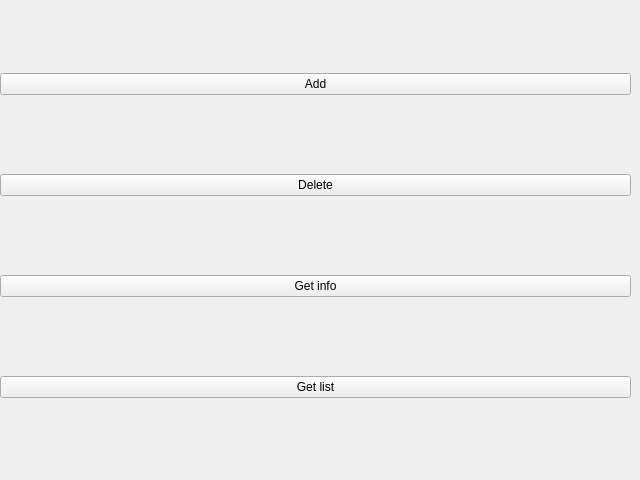
<?xml version="1.0" encoding="UTF-8"?>
<ui version="4.0">
 <class>MainWindow</class>
 <widget class="QMainWindow" name="MainWindow">
  <property name="geometry">
   <rect>
    <x>0</x>
    <y>0</y>
    <width>640</width>
    <height>480</height>
   </rect>
  </property>
  <property name="windowTitle">
   <string>Bidders</string>
  </property>
  <widget class="QWidget" name="centralwidget">
   <widget class="QWidget" name="verticalLayoutWidget">
    <property name="geometry">
     <rect>
      <x>0</x>
      <y>0</y>
      <width>631</width>
      <height>471</height>
     </rect>
    </property>
    <layout class="QVBoxLayout" name="verticalLayout">
     <item>
      <widget class="QPushButton" name="addButton">
       <property name="text">
        <string>Add</string>
       </property>
      </widget>
     </item>
     <item>
      <widget class="QPushButton" name="deleteButton">
       <property name="text">
        <string>Delete</string>
       </property>
      </widget>
     </item>
     <item>
      <widget class="QPushButton" name="getInfoButton">
       <property name="text">
        <string>Get info</string>
       </property>
      </widget>
     </item>
     <item>
      <widget class="QPushButton" name="getListButton">
       <property name="text">
        <string>Get list</string>
       </property>
      </widget>
     </item>
    </layout>
   </widget>
  </widget>
 </widget>
 <resources/>
 <connections/>
</ui>
